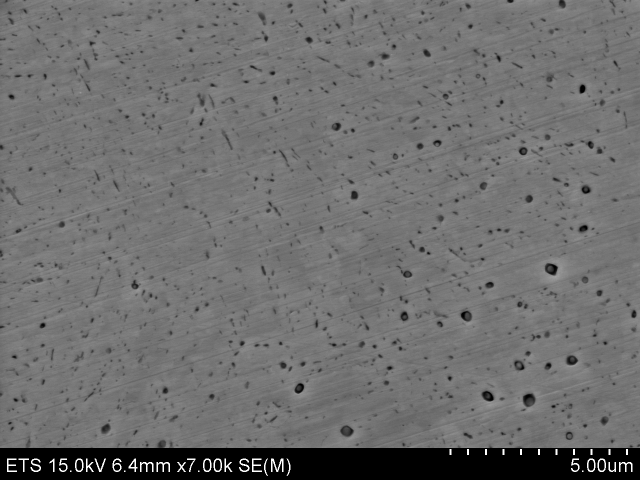
#> input picture micro/Stereology/AISI4340-700C/2015_09_10_700(10)_q015.tif, 1280 x 960 px (shown at 1/2 size)
$ jupyter execute pca_experiments.ipynb   (shell and % lines are left out)   (older library calls are emulated)
#> lines starting #> are read from the running program, lines starting #| are printed output that depends on the picture
### micro/kmeans_segmentation.py
import numpy as np
import matplotlib.pyplot as plt
import cv2
from cv2 import findContours, drawContours

from sklearn import cluster
from scipy.ndimage.morphology import binary_fill_holes
from skimage.io import imread
from skimage.measure import label

def prepare_image(im_name, path="./Stereology/AISI4340-700C/", crop=65):
    """ This is a specific function for microstructure images, it removes
        the information band found on electron microscope images """
#> called with im_name = '2015_09_10_700(10)_q015.tif', path = './Stereology/AISI4340-700C/', crop = 65
    # If this was to become a method, should be renamed
    full_name = path + im_name
    image = imread(full_name)
#> image is the input picture: shape (960, 1280); min 0, max 255, mean 110.2
    return image[:-crop, :]
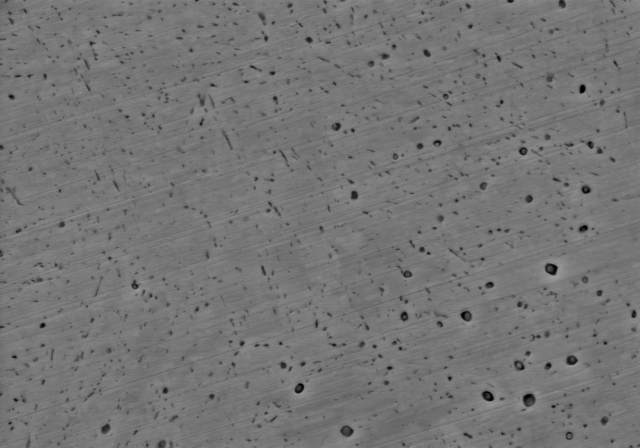
#> returned value: shape (895, 1280) (shown at 1/2 size); min 0, max 161, mean 116.9

def k_means_segmentation(image, n_clusters=3, n_init=1):
    X = image.reshape((-1,1))
    k_means = cluster.KMeans(n_clusters=n_clusters, n_init=n_init)
    k_means.fit(X)
    print("Results calculated: {0} clusters, {1} centroid initializations".format(n_clusters, n_init))
    # get centroids values
    vals = k_means.cluster_centers_.squeeze()
    # get labels
    labs = k_means.labels_
    # attribute centroid values to calculated labels
    try:
        im_compressed = np.choose(labs, vals)
        # np.choose uses np.broadcast that does not accept more than 32 arrays
        # if more are passed will throw a ValueError exception
    except ValueError:
        im_compressed = np.zeros(labs.shape)
        for idx, centroid_position in enumerate(vals):
            im_compressed[labs == idx] = centroid_position

    return im_compressed.reshape(image.shape)

def plot_single_image(image, cmap='gray'):
    fig = plt.figure(figsize=(8,8))
    ax = fig.add_subplot(1, 1, 1)
    ax.imshow(image, cmap=cmap, interpolation='nearest')
    ax.set_xticks([])
    ax.set_yticks([])
    ax.axis('image')
    return fig, ax

def binarize_image(compressed, threshold=70):
    return np.array(np.where(compressed > threshold, 0, 255), dtype=np.uint8)

# [15 lines left out: functions find_particles, draw_particle_contours, not called in this run]

# [6 lines that do not run on import are left out]


### micro/pca_experiments.ipynb
[cell 1]
import numpy as np
import matplotlib.pyplot as plt
import skimage
import kmeans_segmentation as kseg

from skimage import feature, measure
from skimage.feature import greycomatrix, greycoprops
from skimage.measure import label
from skimage.io import imread, imshow

[cell 2]
image_name = "2015_09_10_700(10)_q015.tif"
mic = kseg.prepare_image(image_name)
mic.shape
#> Out = (895, 1280)

[cell 3]
from skimage.morphology import rectangle
from skimage.util.shape import view_as_windows
from skimage.filters import gaussian
from skimage.exposure import rescale_intensity

[cell 4]
# extract the top left part of original image and use a blur filter (gaussian kernel)
mic_s1 = mic[:200, :200].copy()
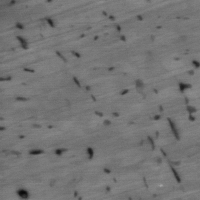
#> mic_s1: shape (200, 200); min 9, max 160, mean 116.4
mic_s1 = gaussian(mic_s1, sigma=1.0)
# rescale intensities
mic_s1 = rescale_intensity(mic_s1, out_range=np.uint8)
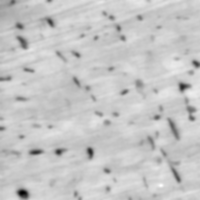
#> mic_s1: shape (200, 200); min 0, max 255, mean 198

[cell 5]
fig, ax = kseg.plot_single_image(mic_s1, cmap='viridis')
ax.set_title('4340 tempered at 700C 200x200 sample image')

[cell 6]
from sklearn.decomposition import PCA

[cell 7]
pca = PCA(n_components=10)
pca.fit(mic_s1)

[cell 8]
print(pca.explained_variance_ratio_)

[cell 9]
pca = PCA(n_components=36)
pca.fit(mic_s1)
tr_mic = pca.transform(mic_s1)
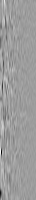
#> tr_mic: shape (200, 36) float64; min -539.9, max 337.2, mean 0; drawn with min black and max white
ig, ax = kseg.plot_single_image(pca.inverse_transform(tr_mic), cmap='viridis')
ax.set_title('4340 tempered at 700C 200x200 sample image')
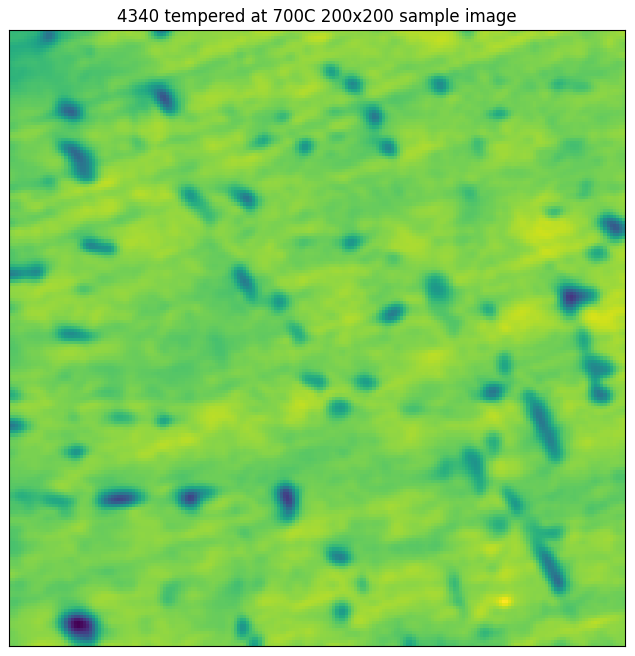
#> figure drawn by matplotlib, 1 panel

[cell 10]
fig = plt.figure(figsize=(8,8))
ax = fig.add_subplot(1,1,1)
im_hist = ax.hist(mic_s1.ravel(), 256)
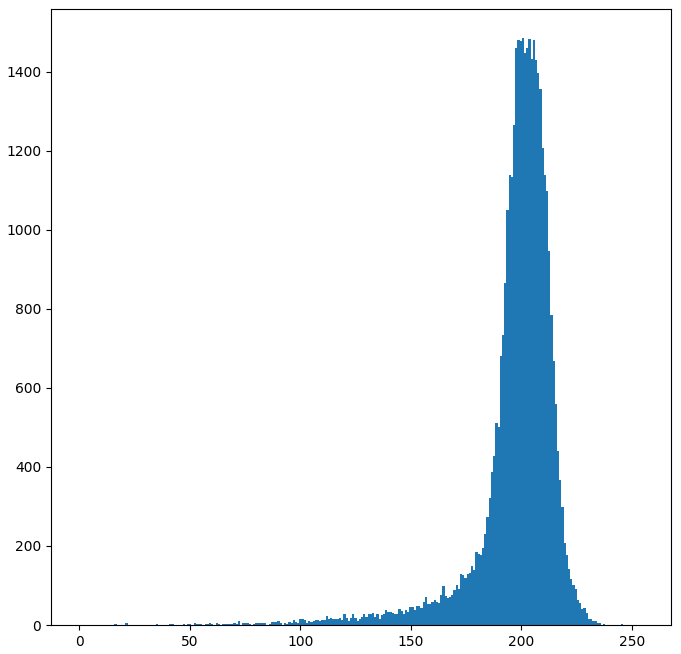
#> figure drawn by matplotlib, 1 panel; tallest bar 1485 high, from x = 200.2 to 201.2

[cell 11]
fig = plt.figure(figsize=(8,8))
ax = fig.add_subplot(1,1,1)
im_hist = ax.hist(pca.inverse_transform(tr_mic).ravel(), 256)
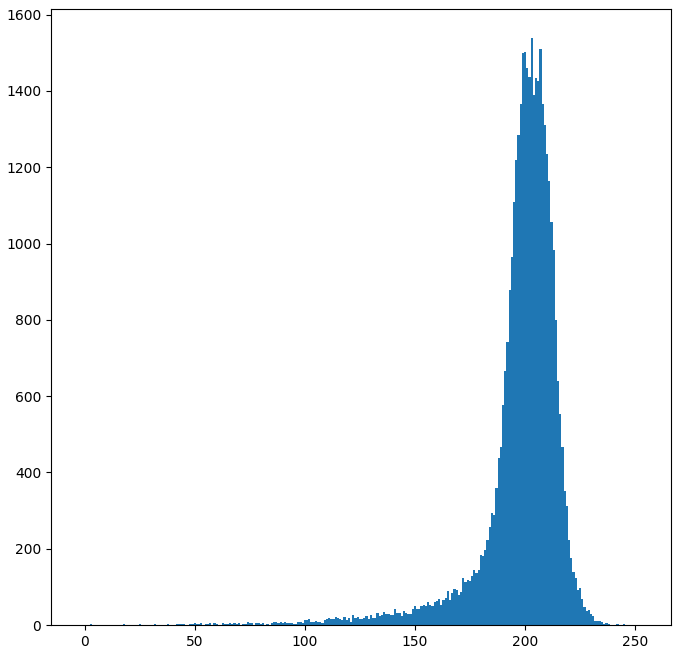
#> figure drawn by matplotlib, 1 panel; tallest bar 1538 high, from x = 202.5 to 203.5

[cell 12]
pca.explained_variance_ratio_.cumsum()

[cell 13]
mic = rescale_intensity(mic, out_range=np.uint8)
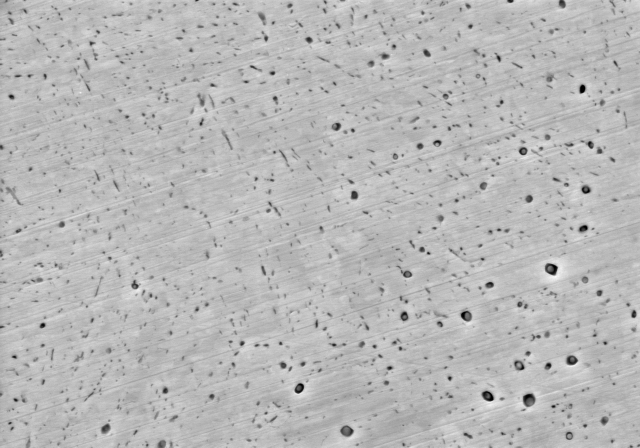
#> mic: shape (895, 1280) (shown at 1/2 size); min 0, max 255, mean 184.6
ig, ax = kseg.plot_single_image(mic, cmap='viridis')
ax.set_title('4340 tempered at 700C complete image')

[cell 14]
pca = PCA(n_components=50)
pca.fit(mic)
tr_mic = pca.transform(mic)
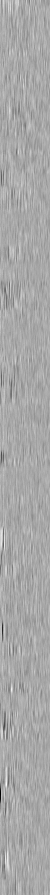
#> tr_mic: shape (895, 50) float64; min -1004.3, max 518.8, mean 0; drawn with min black and max white
ig, ax = kseg.plot_single_image(pca.inverse_transform(tr_mic), cmap='viridis')
ax.set_title('4340 tempered at 700C complete image')
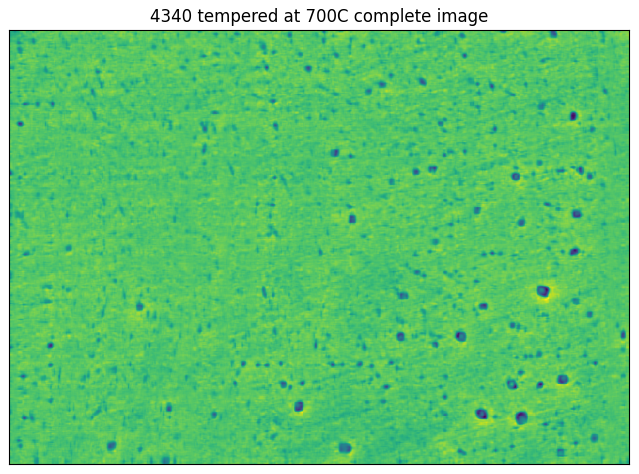
#> figure drawn by matplotlib, 1 panel

[cell 15]
c_mic = pca.inverse_transform(tr_mic)
comp_mic_nc3 = kseg.k_means_segmentation(c_mic, n_clusters=16, n_init=5)
fig, ax = kseg.plot_single_image(comp_mic_nc3, cmap='viridis')
ax.set_title("4340 tempered at 700C, compression 16 clusters, ran 5 times")
